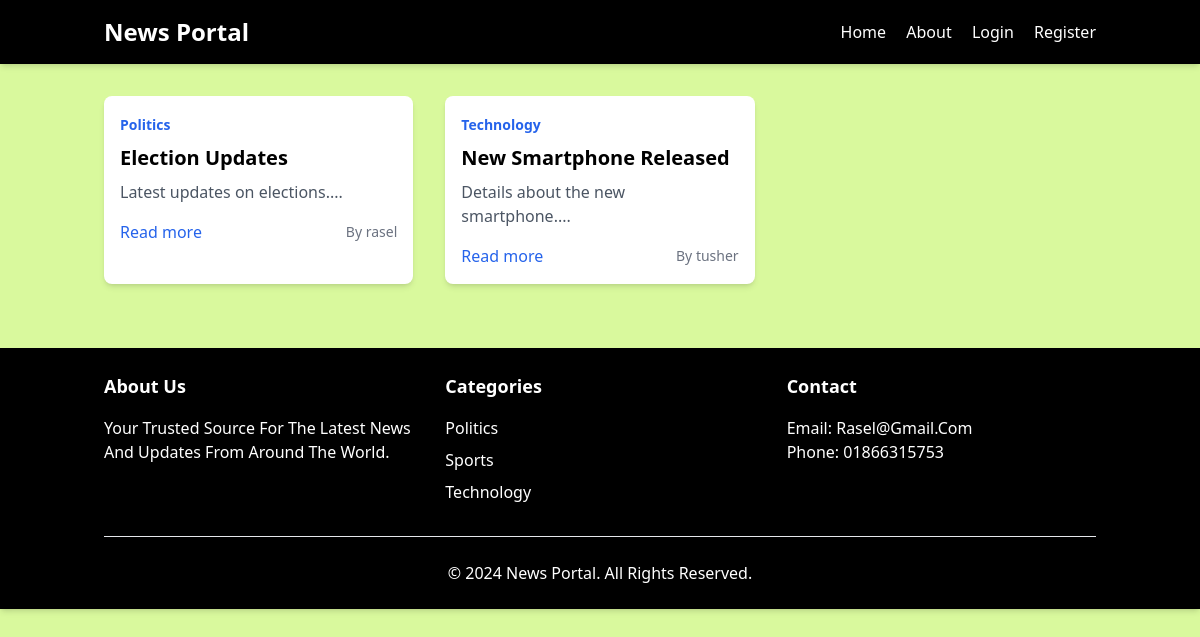
The page / on the database its author committed.
### tables this page shows
CREATE TABLE news_posts (
    id INT AUTO_INCREMENT PRIMARY KEY,
    title VARCHAR(255) NOT NULL,
    content TEXT NOT NULL,
    author_id INT,
    category_id INT,
    subcategory_id INT,
    is_published BOOLEAN DEFAULT FALSE,
    is_deleted BOOLEAN DEFAULT FALSE,
    created_at TIMESTAMP DEFAULT CURRENT_TIMESTAMP,
    FOREIGN KEY (author_id) REFERENCES users(id),
    FOREIGN KEY (category_id) REFERENCES categories(id),
    FOREIGN KEY (subcategory_id) REFERENCES subcategories(id)
);

CREATE TABLE categories (
    id INT AUTO_INCREMENT PRIMARY KEY,
    name VARCHAR(100) NOT NULL,
    is_deleted BOOLEAN DEFAULT FALSE,
    created_at TIMESTAMP DEFAULT CURRENT_TIMESTAMP
);

CREATE TABLE IF NOT EXISTS users (
    id INT PRIMARY KEY AUTO_INCREMENT,
    username VARCHAR(50) UNIQUE NOT NULL,
    email VARCHAR(100) UNIQUE NOT NULL,
    password VARCHAR(255) NOT NULL,
    is_admin TINYINT(1) DEFAULT 0
);

### includes/database.php (called while the page is built, shortened)
<?php
function getConnection() {
    static $conn = null;
    if ($conn === null) {
        $conn = new mysqli(DB_HOST, DB_USER, DB_PASS, DB_NAME);
        $conn->set_charset("utf8mb4");
    }
    return $conn;
}
function executeQuery($sql, $params = [], $types = '') {
    $conn = getConnection();
    $stmt = $conn->prepare($sql);
    if ($params) {
        $stmt->bind_param($types, ...$params);
    }
    $stmt->execute();
    return $stmt;
}
?>

### includes/functions.php (called while the page is built, shortened)
<?php
require_once __DIR__ . '/database.php';
function get_latest_news($limit = 10) {
    $sql = "SELECT n.*, c.name as category_name, u.username as author
            FROM news_posts n
            JOIN categories c ON n.category_id = c.id
            JOIN users u ON n.author_id = u.id
            WHERE n.is_published = 1
            ORDER BY n.created_at DESC LIMIT ?";
    $stmt = executeQuery($sql, [$limit], 'i');
    return $stmt->get_result()->fetch_all(MYSQLI_ASSOC);
}
function get_categories() {
    $sql = "SELECT * FROM categories ORDER BY name";
    $result = executeQuery($sql)->get_result();
    return $result->fetch_all(MYSQLI_ASSOC);
}
?>

### public/index.php (the view, shortened to what this page needs)
<?php
require_once '../includes/functions.php';
$latest_news = get_latest_news(10);
$categories = get_categories();
?>
<!DOCTYPE html>
<html lang="en">
<head>
    <script src="https://cdn.tailwindcss.com"></script>
</head>
<body class='bg-lime-200'>
    <?php include 'header.php'; ?>
    <main class="container mx-auto px-4 py-8">
        <div class="grid gap-8 md:grid-cols-2 lg:grid-cols-3">
            <?php foreach ($latest_news as $news): ?>
                <article class="bg-white rounded-lg shadow-md overflow-hidden">
                    <div class="p-4">
                        <span class="text-sm text-blue-600 font-semibold">
                            <?php echo htmlspecialchars($news['category_name']); ?>
                        </span>
                        <h2 class="text-xl font-bold mt-2 mb-2">
                            <?php echo htmlspecialchars($news['title']); ?>
                        </h2>
                        <p class="text-gray-600">
                            <?php echo substr(htmlspecialchars($news['content']), 0, 150) . '...'; ?>
                        </p>
                        <div class="mt-4 flex justify-between items-center">
                            <a href="news.php?id=<?php echo $news['id']; ?>"
                               class="text-blue-600 hover:underline">
                                Read more
                            </a>
                            <span class="text-sm text-gray-500">
                                By <?php echo htmlspecialchars($news['author']); ?>
                            </span>
                        </div>
                    </div>
                </article>
            <?php endforeach; ?>
        </div>
    </main>
    <?php include 'footer.php'; ?>
</body>
</html>

### public/header.php (shortened to what this page needs)
<?php
require_once '../includes/functions.php';
?>
<!DOCTYPE html>
<header class="bg-black shadow-md">
    <nav class="container mx-auto px-4 py-4">
        <div class="flex justify-between items-center">
            <a href="index.php" class="text-2xl font-bold text-white capitalize">
                <?php echo SITE_NAME; ?>
            </a>
            <div class="space-x-4 ">
                <a href="index.php" class="text-white  capitalize hover:text-blue-600">Home</a>
                <a href="about.php" class="text-white capitalize  hover:text-blue-600">About</a>
                <?php if (isset($_SESSION['user_id'])): ?>
                    <a href="admin.php" class="text-white capitalize hover:text-blue-600">Profile</a>
                    <a href="logout.php" class="text-white capitalize hover:text-blue-600">Logout</a>
                <?php else: ?>
                    <a href="login.php" class="text-white capitalize  hover:text-blue-600">Login</a>
                    <a href="register.php" class="text-white capitalize hover:text-blue-600">Register</a>
                <?php endif; ?>
            </div>
        </div>
    </nav>
</header>

### public/footer.php
<footer class="bg-black shadow-md mt-8">
    <div class="container mx-auto px-4 py-6">
        <div class="grid grid-cols-1 md:grid-cols-3 gap-8">
            <div>
                <h3 class="text-white capitalize text-lg font-bold mb-4">About Us</h3>
                <p class="text-white capitalize">Your trusted source for the latest news and updates from around the world.</p>
            </div>
            <div>
                <h3 class="text-white capitalize text-lg font-bold mb-4">Categories</h3>
                <ul class="space-y-2">
                    <?php foreach ($categories as $category): ?>
                        <li>
                            <a href="category.php?id=<?php echo $category['id']; ?>"
                               class="text-white capitalize hover:text-blue-600">
                                <?php echo $category['name']; ?>
                            </a>
                        </li>
                    <?php endforeach; ?>
                </ul>
            </div>
            <div>
                <h3 class="text-white capitalize text-lg font-bold mb-4">Contact</h3>
                <p class="text-white capitalize">Email: rasel@gmail.com</p>
                <p class="text-white capitalize">Phone: 01866315753</p>
            </div>
        </div>
        <div class="border-t mt-8 pt-6 text-center text-white capitalize">
            <p>&copy; <?php echo date('Y'); ?> News Portal. All rights reserved.</p>
        </div>
    </div>
</footer>

### rows shown on the page
news_posts: category.name "Politics", title "Election Updates", content "Latest updates on elections.", author.username "rasel"
news_posts: category.name "Technology", title "New Smartphone Released", content "Details about the new smartphone.", author.username "tusher"
categories: name "Politics"
categories: name "Sports"
categories: name "Technology"

### other values the page prints
SITE_NAME "News Portal"
